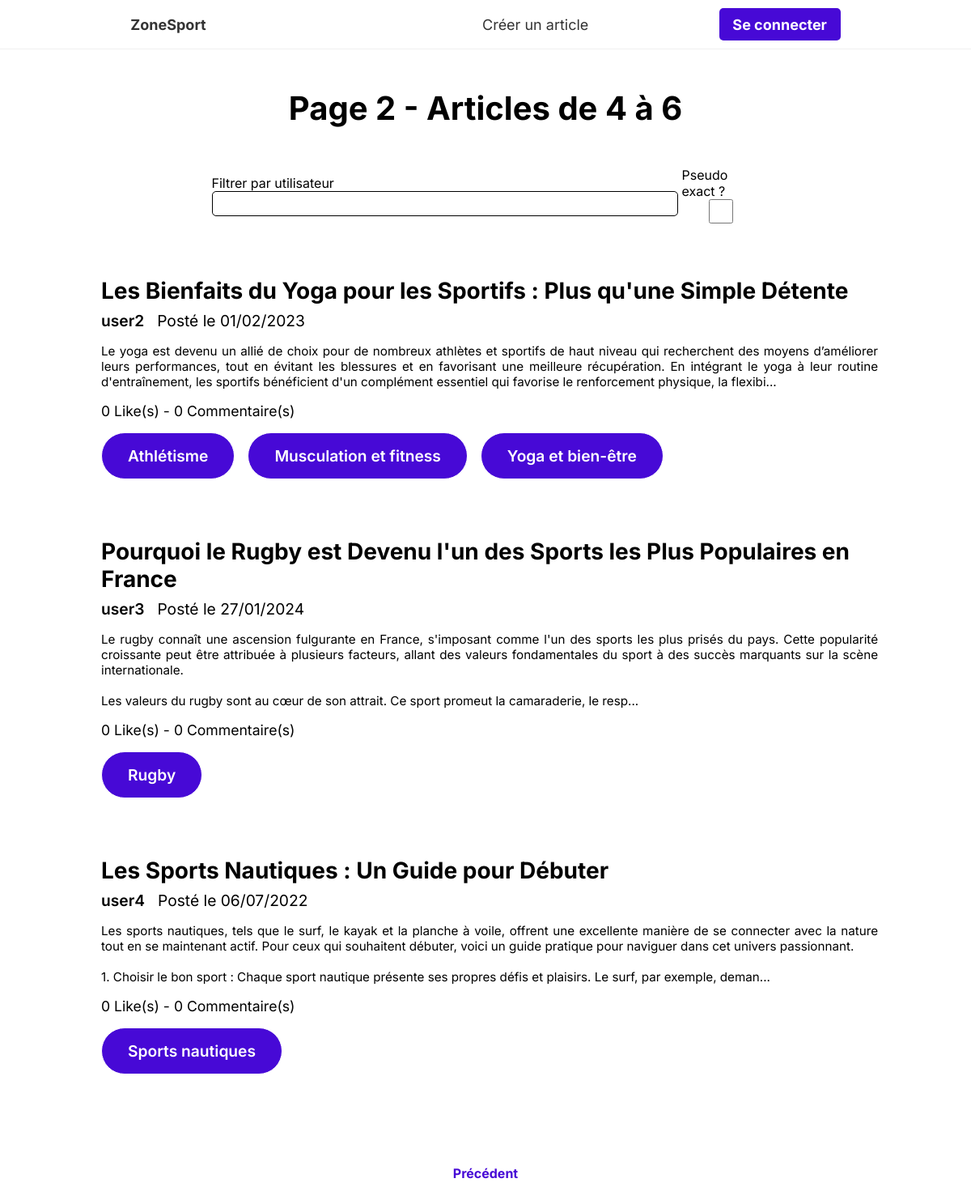
/src/pages/catalog.php?id=2, run on the app's committed database.
### tables this page shows
CREATE TABLE IF NOT EXISTS `article` (
  `id_article` int NOT NULL AUTO_INCREMENT,
  `title` varchar(100) NOT NULL,
  `text` varchar(4000) NOT NULL,
  `id_author` int NOT NULL,
  `creation_date` date NOT NULL,
  PRIMARY KEY (`id_article`),
  KEY `fk_article_author` (`id_author`)
);

CREATE TABLE IF NOT EXISTS `user` (
  `id_user` int NOT NULL AUTO_INCREMENT,
  `pseudo` varchar(30) NOT NULL,
  `email` varchar(255) NOT NULL,
  `password` varchar(65) NOT NULL,
  `userType` enum('simpleUser','admin') NOT NULL DEFAULT 'simpleUser',
  PRIMARY KEY (`id_user`),
  UNIQUE KEY `pseudo` (`pseudo`),
  UNIQUE KEY `email` (`email`)
);

CREATE TABLE IF NOT EXISTS `article_categories` (
  `id_article` int NOT NULL,
  `id_category` int NOT NULL,
  PRIMARY KEY (`id_article`,`id_category`),
  KEY `fk_article_categories_category` (`id_category`)
);

CREATE TABLE IF NOT EXISTS `category` (
  `id_category` int NOT NULL AUTO_INCREMENT,
  `name_category` varchar(25) NOT NULL,
  PRIMARY KEY (`id_category`),
  UNIQUE KEY `name_category` (`name_category`)
);

### src/components/article-box.php (the view)
<?php
if (isset($articles[strval($i)])) {
$categories = selectCategories($articles[strval($i)][$GLOBALS['db']['tables']['ARTICLES']['fields']['ID']]);
?>
<a href="./article.php?id=<?php echo $articles[strval($i)][$GLOBALS['db']['tables']['ARTICLES']['fields']['ID']]?>">
    <div class="article-box">
        <h2 class="article-box-title"><?php echo $articles[strval($i)]["title"]?></h2>
        <div class="article-box-lead">
            <p class="article-box-creator"><?php echo selectUser($articles[strval($i)][$GLOBALS['db']['tables']['ARTICLES']['fields']['AUTHOR']])[$GLOBALS['db']['tables']['USERS']['fields']['PSEUDO']]?></p>
            <p class="article-box-date">Posté le <?php echo formatDate($articles[strval($i)][$GLOBALS['db']['tables']['ARTICLES']['fields']['DATE']])?></p>
        </div>
        <p class="article-box-description"><?php echo substr(nl2br(htmlspecialchars($articles[strval($i)][$GLOBALS['db']['tables']['ARTICLES']['fields']['TEXT']])), 0, 400)."...";?></p>
        <p class="article-box-interactions"><?php echo selectNumberOfLikes($articles[strval($i)][$GLOBALS['db']['tables']['ARTICLES']['fields']['ID']])?> Like(s) - <?php echo selectNumberOfComments($articles[strval($i)][$GLOBALS['db']['tables']['ARTICLES']['fields']['ID']])?> Commentaire(s)</p>
        <div class="pastilles-container">
            <?php
                for ($i_category = 0; $i_category < sizeof($categories); $i_category++) {
                    echo '<div class="pastille-category"><span>'.$categories[strval($i_category)][$GLOBALS['db']['tables']['CATEGORIES']['fields']['NAME']].'</span></div>';
                }
            ?>
        </div>
    </div>
</a>
<?php }?>

### src/pages/catalog.php (shortened to what this page needs)
<?php
    require_once('../utils/functions.php');
    require_once('../includes/header.php');
    $nombreArticles = 3;
    function isIDValid() {
        return isset($_GET['id']) && is_numeric($_GET['id']) && $_GET['id'] >= 0;
    }
    function existFilterUser() {
        return isset($_GET['filter_user']) && !empty($_GET['filter_user']);
    }
    function existExactPseudo() {
        return isset($_GET['exact_pseudo']) && !empty($_GET['exact_pseudo']);
    }
    if (isIDValid()) {
        if (existFilterUser()) {
            if (existExactPseudo()) {
                $articles = selectArticlesOfPageByPseudoExact((int) $_GET['id'], $nombreArticles, $_GET['filter_user']);
                $totalArticles = selectTotalArticlesByPseudoExact($_GET['filter_user']);
            } else {
                $articles = selectArticlesOfPageByPseudo((int) $_GET['id'], $nombreArticles, $_GET['filter_user']);
                $totalArticles = selectTotalArticlesByPseudo($_GET['filter_user']);
            }
        } else {
            $articles = selectArticlesOfPage((int) $_GET['id'], $nombreArticles);
        }
    } else {
        die("<div class=\"error-container\"><p class=\"error-message-article\">URL invalide</p><a href='./catalog.php?id=1'><div class='error-redirect'>Revenir à l'accueil</div></a></div>");
    }
    $minIndexArticle = ((int) $_GET['id']-1) * $nombreArticles + 1;
    $maxIndexArticle = ((int) $_GET['id']-1) * $nombreArticles + sizeof($articles);
?>
    <main>
        <h1 class="article-list-title">Page <?php echo $_GET['id']?> - Articles de <?php echo $minIndexArticle ?> à <?php echo $maxIndexArticle?></h1>
        <form class="filter-form" method="GET">
            <label for="filter_user">Filtrer par utilisateur
                <input type="text" name="filter_user">
            </label>
            <label for="exactPseudo">Pseudo exact ?
                <input type="checkbox" name="exact_pseudo">
            </label>
        </form>
        <div class="article-list-container">
            <?php
            for ($i = 0; $i < $nombreArticles; $i++) {
                require "../components/article-box.php";
            }
            ?>
        </div>
        <div class="page-switch-container">
            <?php if ((int) $_GET['id'] > 1) { ?>
                <a href="catalog.php?id=<?php echo (int) $_GET['id']-1 ?><?php echo (existFilterUser() ? "&filter_user=".$_GET['filter_user'] : "") ?><?php echo (existExactPseudo() ? "&exact_pseudo=".$_GET['exact_pseudo'] : "") ?>">
                    <span class="page-switch-text">Précédent</span>
                </a>
            <?php } ?>
        </div>
<?php
    require_once("../includes/footer.php");
?>

### src/utils/functions.php (shortened to what this page needs)
<?php
function getConnection() {
    $connexion = new PDO("mysql:host=".$GLOBALS['db']['host'].";dbname=".$GLOBALS['db']['name'].";charset=utf8", $GLOBALS['db']['username'], $GLOBALS['db']['password']);
    $connexion->setAttribute(PDO::ATTR_ERRMODE, PDO::ERRMODE_EXCEPTION);
    return $connexion;
}
function formatDate($date) {
    $date_formatee = date("d/m/Y", strtotime($date));
    echo $date_formatee;
}
function selectUser($id_user) {
    try {
        $connexion = getConnection();
        $sql = "SELECT * FROM ".$GLOBALS['db']['tables']['USERS']['name']." WHERE ".$GLOBALS['db']['tables']['USERS']['fields']['ID']."=:id_user";
        $stmt = $connexion->prepare($sql);
        $stmt->bindParam(':id_user', $id_user);
        $stmt->execute();
        $user = $stmt->fetch(PDO::FETCH_ASSOC);
    } catch (PDOException $e) {
        die('Erreur PDO : ' . $e->getMessage());
    } catch (Exception $e) {
        die('Erreur Générale : ' . $e->getMessage());
    }
    return $user;
}
function selectArticlesOfPage($id_page, $nb_articles) {
    try {
        $connexion = getConnection();
        $sql = "SELECT * FROM ".$GLOBALS['db']['tables']['ARTICLES']['name']." ORDER BY ".$GLOBALS['db']['tables']['ARTICLES']['fields']['ID']." ASC LIMIT :nb_articles OFFSET :saut";
        $stmt = $connexion->prepare($sql);
        $stmt->bindParam(':nb_articles', $nb_articles, PDO::PARAM_INT);
        $saut = ($id_page-1)*$nb_articles;
        $stmt->bindParam(':saut', $saut, PDO::PARAM_INT);
        $stmt->execute();
        $articles = $stmt->fetchAll(PDO::FETCH_ASSOC);
    } catch (PDOException $e) {
        die('Erreur PDO : ' . $e->getMessage());
    } catch (Exception $e) {
        die('Erreur Générale : ' . $e->getMessage());
    }
    return $articles;
}
function selectNumberOfLikes($articleId) {
    try {
        $connexion = getConnection();
        $sql = "SELECT COUNT(*) AS nb_likes FROM ".$GLOBALS['db']['tables']['LIKES']['name']." WHERE ".$GLOBALS['db']['tables']['LIKES']['fields']['ARTICLE']."=:id_article";
        $stmt = $connexion->prepare($sql);
        $stmt->bindParam(':id_article', $articleId);
        $stmt->execute();
        $result = $stmt->fetch(PDO::FETCH_ASSOC);
    } catch (PDOException $e) {
        die('Erreur PDO : ' . $e->getMessage());
    } catch (Exception $e) {
        die('Erreur Générale : ' . $e->getMessage());
    }
    $nb_likes = $result["nb_likes"];
    return $nb_likes;
}
function selectCategories($id_article) {
    try {
        $connexion = getConnection();
        $sql = "SELECT * FROM ".$GLOBALS['db']['tables']['CATEGORIES']['name']." AS c JOIN ".$GLOBALS['db']['tables']['ARTICLES_CATEGORIES']['name']." AS ac ON c.".$GLOBALS['db']['tables']['CATEGORIES']['fields']['ID']."=ac.".$GLOBALS['db']['tables']['ARTICLES_CATEGORIES']['fields']['CATEGORY']." WHERE ".$GLOBALS['db']['tables']['ARTICLES_CATEGORIES']['fields']['ARTICLE']."=:id_article";
        $stmt = $connexion->prepare($sql);
        $stmt->bindParam(':id_article', $id_article);
        $stmt->execute();
        $categories = $stmt->fetchAll(PDO::FETCH_ASSOC);
    } catch (PDOException $e) {
        die('Erreur PDO : ' . $e->getMessage());
    } catch (Exception $e) {
        die('Erreur Générale : ' . $e->getMessage());
    }
    return $categories;
}
function selectNumberOfComments($id_article) {
    try {
        $connexion = getConnection();
        $sql = "SELECT COUNT(*) AS nb_comments FROM ".$GLOBALS['db']['tables']['COMMENTS']['name']." WHERE ".$GLOBALS['db']['tables']['COMMENTS']['fields']['ARTICLE']."=:id_article";
        $stmt = $connexion->prepare($sql);
        $stmt->bindParam(':id_article', $id_article);
        $stmt->execute();
        $result = $stmt->fetch(PDO::FETCH_ASSOC);
    } catch (PDOException $e) {
        die('Erreur PDO : ' . $e->getMessage());
    } catch (Exception $e) {
        die('Erreur Générale : ' . $e->getMessage());
    }
    $nb_comments = $result["nb_comments"];
    return $nb_comments;
}

### public/assets/css/global.css (style rules this page uses)
:root { --blanc: #fff; --gris: #333333; --primary: rgb(71, 9, 214); --size-navbar:60px; --section-separator-color: var(--primary); --error-redirect-text-color: var(--blanc); --error-redirect-text-color-hover: var(--primary); --error-redirect-background-color: var(--primary); --navbar-option-text-color-hover: var(--blanc); --navbar-option-background-color-hover: var(--primary); --button-text-color:var(--primary); --button-text-color-hover:var(--blanc); --button-bg-color:transparent; --button-bg-color-hover:var(--primary); --page-switch-color-text-color: var(--primary); --page-switch-color-text-color-hover: var(--blanc); --page-switch-color-background-hover: var(--primary); --pastille-category-text-color: var(--blanc); --pastille-category-text-color-hover: var(--primary); --pastille-category-background-color: var(--primary); --new-commentaire-submit-button-text-color: var(--primary); --new-commentaire-submit-button-text-color-hover: var(--blanc); }
* { margin:0; padding: 0; font-family: inter, arial, sans-serif; text-decoration: none; }
body { display : flex; justify-content: center; align-items: center; flex-direction: column; background-color: white; }
main { position: relative; display: flex; flex-direction: column; justify-content: center; align-items: center; min-height: calc(100vh - var(--size-navbar)); }
h1 { margin: 20px; }
form { display: flex; flex-direction: column; width: 100%; }
form label { display: grid; margin-bottom: 10px; }
input, textarea { font-size: 15px; padding: 5px; border-radius: 5px; border: 1px solid black; }
a { color: #000; }
.article-list-container, .commentaires-container { display: flex; flex-direction: column; align-items: center; width: 80vw; }
.article-list-container { font-size: 1.2rem; margin: 2rem 0; }
.pastilles-container { display: flex; flex-direction: row; }
.pastille-category { width: fit-content; font-weight: 600; padding: 1rem 2rem; margin: 0 1rem 0 0; border-radius: 50px; border: solid 1px var(--blanc); color: var(--pastille-category-text-color); background-color: var(--pastille-category-background-color); transition: all ease 0.2s; cursor: pointer; }
.filter-form { display: flex; flex-direction: row; align-items: center; justify-content: center; margin-top: 2rem; }
.filter-form>label:first-of-type { width: 60%; }
.filter-form>label:nth-child(2) { display: flex; flex-direction: column; align-items: center; width: 10%; margin-left: 5px; }
.filter-form>label:nth-child(2) input { width: 30px; height: 30px; border-radius: 10px; }
.article-list-title { margin: 3rem 0 1rem 0; font-size: 2.5rem; }
.article-box { width: 80vw; margin-bottom: 2rem; padding: 1rem 2rem; border-left: solid #ffffff 10px; transition: all ease-in 0.2s; }
.article-box-title { font-size: 1.75rem; margin: 0.5rem 0; }
.article-box-lead { display: flex; margin-bottom: 0.5rem; }
.article-box-creator { font-weight: 600; }
.article-box-date { margin: 0 1rem; }
.article-box-description { text-align: justify; font-size: 0.95rem; margin: 1rem 0; }
.article-box-interactions { font-size: 1.1rem; margin: 1rem 0; }
.page-switch-container { display: flex; justify-content: center; align-items: center; flex-direction: row; margin: 2rem 0; }
.page-switch-container > * { margin: 0 2rem; }
.page-switch-text { font-weight: 700; padding: 1rem 3rem; color: var(--page-switch-color-text-color); transition: 0.4s all ease-in-out; }

### data on the page
article: title "Les Bienfaits du Yoga pour les Sportifs : Plus qu'une Simple Détente", id_author.pseudo "user2", creation_date "01/02/2023", text "Le yoga est devenu un allié de choix pour de nombreux athlètes et sportifs de haut niveau qui recherchent des moyens d’améliorer leurs performances, tout en évitant les blessures et en favorisant une meilleure récupération. En intégrant le yoga à leur routine d'entraînement, les sportifs bénéficient d'un complément essentiel qui favorise le renforcement physique, la flexibi", ID "0"
article_categories: id_category.name_category "Athlétisme"
article_categories: id_category.name_category "Musculation et fitness"
article_categories: id_category.name_category "Yoga et bien-être"
article: title "Pourquoi le Rugby est Devenu l'un des Sports les Plus Populaires en France", id_author.pseudo "user3", creation_date "27/01/2024", text "Le rugby connaît une ascension fulgurante en France, s'imposant comme l'un des sports les plus prisés du pays. Cette popularité croissante peut être attribuée à plusieurs facteurs, allant des valeurs fondamentales du sport à des succès marquants sur la scène internationale. Les valeurs du rugby sont au cœur de son attrait. Ce sport promeut la camaraderie, le resp", ID "0"
article_categories: id_category.name_category "Rugby"
article: title "Les Sports Nautiques : Un Guide pour Débuter", id_author.pseudo "user4", creation_date "06/07/2022", text "Les sports nautiques, tels que le surf, le kayak et la planche à voile, offrent une excellente manière de se connecter avec la nature tout en se maintenant actif. Pour ceux qui souhaitent débuter, voici un guide pratique pour naviguer dans cet univers passionnant. 1. Choisir le bon sport : Chaque sport nautique présente ses propres défis et plaisirs. Le surf, par exemple, deman", ID "0"
article_categories: id_category.name_category "Sports nautiques"

### other printed values
$_GET['id'] "2"
$minIndexArticle "4"
$maxIndexArticle "6"
